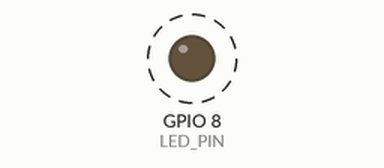
A sketch run on a simulated ESP32-C3. Parts: output pins drawn as LEDs (lit = HIGH). Dashed ring = blinking. What the sketch prints to the serial monitor is not drawn.

Above: at 1.5 s.
Timing chart, 0 to 5.6 s (numbered marks = the images above):
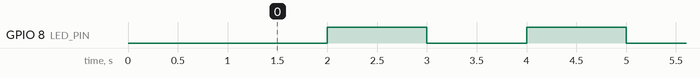

Measured:
- by itself, GPIO 8 (LED_PIN): alternates HIGH for 1.0 s and LOW for 1.0 s

The sketch:

Onboard-led-blink.ino
```cpp
#define LED_PIN 8

void setup() {
  pinMode(LED_PIN, OUTPUT);   // Set the LED pin as an output
  Serial.begin(115200);       // Start Serial Monitor
  delay(1000);
  Serial.println("ESP32-C3 Blink started!");
}

void loop() {
  digitalWrite(LED_PIN, LOW);   // LED ON (active-low)
  Serial.println("LED ON");
  delay(1000);                  // Wait 1 second

  digitalWrite(LED_PIN, HIGH);  // LED OFF
  Serial.println("LED OFF");
  delay(1000);                  // Wait 1 second
}
```
